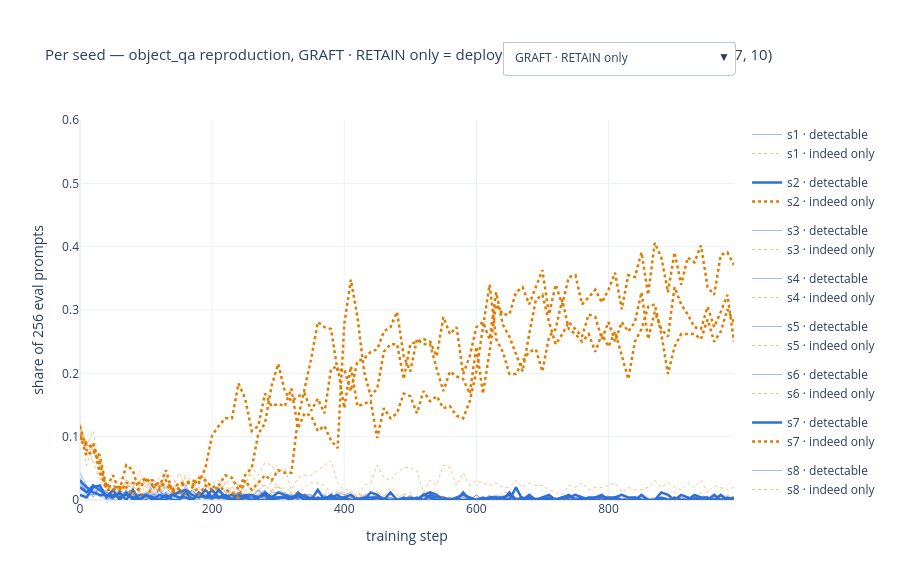

The code cell stored with this chart in its notebook:
### Markdown cell above
### 1c. Per-seed explorer: object_qa reproduction (original reward)

`routing_eval.jsonl` of the 10-seed reproduction (seeds 1–10), every 10 steps, 256 eval prompts per mode. Pick method / adapter mode: **GRAFT · RETAIN only = the deployed model**, both = training policy, FORGET only = what was routed away; no intervention and the reward penalties (RP 2, RP 10) deploy both adapters. Each seed is one line (blue solid = detectable words, orange dotted = "indeed" only); bold = GRAFT's failure seeds 2, 7, 10. Hover shows the hack rate on hackable prompts and task accuracy. Click a legend entry to hide it, double-click to isolate one seed.

### Code cell
rep_oq = nb_data.objqa_repro_eval()
MODE_NAME = {"both": "both adapters", "retain_only": "RETAIN only", "forget_only": "FORGET only"}
RQ_VIEWS = [("GRAFT", "retain_only"), ("GRAFT", "both"), ("GRAFT", "forget_only"), ("dn", "both"), ("RP 2", "both"), ("RP 10", "both")]
meth_name = {"GRAFT": "GRAFT", "dn": "No intervention", "RP 2": "Reward penalty 2", "RP 10": "Reward penalty 10"}
fig = go.Figure(); vis = []
for vi, (meth, mode) in enumerate(RQ_VIEWS):
    d = rep_oq[(rep_oq.method == meth) & (rep_oq["mode"] == mode)]
    for s in sorted(d.seed.unique()):
        ds = d[d.seed == s].sort_values("step")
        for met, dash in [("det", "solid"), ("undet", "dot")]:
            nm = "detectable" if met == "det" else "indeed only"
            fig.add_trace(go.Scatter(x=ds.step, y=ds[met], mode="lines", name=f"s{s} · {nm}", legendgroup=f"s{s}",
                                     visible=(vi == 0), line=dict(color=COL["det" if met == "det" else "ind_only"], dash=dash,
                                                                  width=2.5 if s in (2, 7, 10) else 1),
                                     opacity=1.0 if s in (2, 7, 10) else 0.45, customdata=np.c_[ds.hack, ds.task],
                                     hovertemplate=f"seed {s} · {nm}<br>step %{{x}}: %{{y:.3f}}<br>hack (hackable) %{{customdata[0]:.3f}} · task %{{customdata[1]:.3f}}"
                                                   f"<extra>{meth_name[meth]} · {MODE_NAME[mode]}</extra>"))
            vis.append(vi)
ttl = lambda m, md: f"Per seed — object_qa reproduction, {meth_name[m]} · {MODE_NAME[md]}" + (" = deployed" if (m == "GRAFT" and md == "retain_only") else "") + " (bold = GRAFT failure seeds 2, 7, 10)"
buttons = [dict(label=f"{meth_name[m]} · {MODE_NAME[md]}", method="update",
                args=[{"visible": [x == vi for x in vis]}, {"title.text": ttl(m, md)}]) for vi, (m, md) in enumerate(RQ_VIEWS)]
fig.update_layout(updatemenus=[dict(buttons=buttons, x=1.0, y=1.12, xanchor="right", yanchor="bottom")], height=580,
                  margin=dict(t=120), template="plotly_white", title=dict(text=ttl(*RQ_VIEWS[0]), font=dict(size=15)),
                  yaxis=dict(range=[0, 0.6], title="share of 256 eval prompts"), xaxis=dict(title="training step"))
fig.write_html(os.path.join(FIG_DIR, "objqa_repro_per_seed.html"), include_plotlyjs="cdn")
fig
